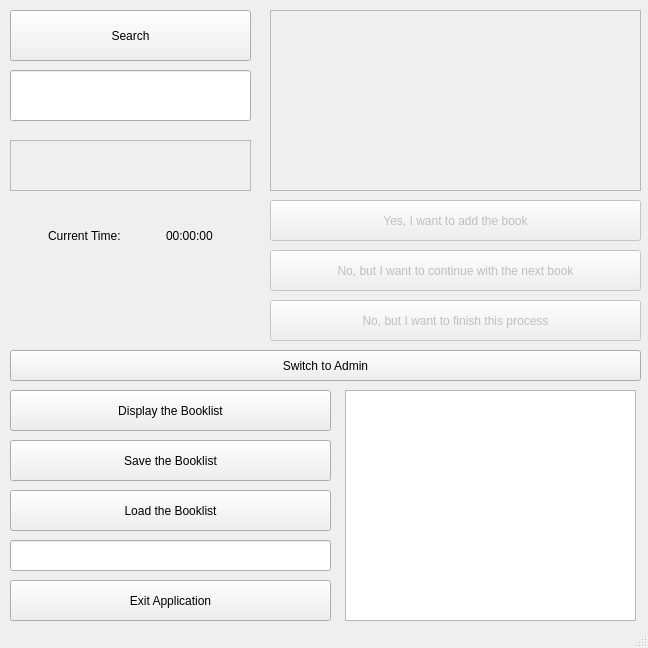
<?xml version="1.0" encoding="UTF-8"?>
<ui version="4.0">
 <class>UserWindowClass</class>
 <widget class="QMainWindow" name="UserWindowClass">
  <property name="geometry">
   <rect>
    <x>0</x>
    <y>0</y>
    <width>648</width>
    <height>648</height>
   </rect>
  </property>
  <property name="minimumSize">
   <size>
    <width>648</width>
    <height>648</height>
   </size>
  </property>
  <property name="maximumSize">
   <size>
    <width>648</width>
    <height>648</height>
   </size>
  </property>
  <property name="tabletTracking">
   <bool>true</bool>
  </property>
  <property name="windowTitle">
   <string>UserWindow</string>
  </property>
  <widget class="QWidget" name="centralwidget">
   <widget class="QPushButton" name="pushSwitchUser">
    <property name="geometry">
     <rect>
      <x>10</x>
      <y>350</y>
      <width>631</width>
      <height>31</height>
     </rect>
    </property>
    <property name="minimumSize">
     <size>
      <width>631</width>
      <height>31</height>
     </size>
    </property>
    <property name="maximumSize">
     <size>
      <width>631</width>
      <height>31</height>
     </size>
    </property>
    <property name="text">
     <string>Switch to Admin</string>
    </property>
   </widget>
   <widget class="QPushButton" name="pushSearchButton">
    <property name="geometry">
     <rect>
      <x>10</x>
      <y>10</y>
      <width>241</width>
      <height>51</height>
     </rect>
    </property>
    <property name="minimumSize">
     <size>
      <width>241</width>
      <height>51</height>
     </size>
    </property>
    <property name="maximumSize">
     <size>
      <width>241</width>
      <height>51</height>
     </size>
    </property>
    <property name="text">
     <string>Search</string>
    </property>
   </widget>
   <widget class="QTextBrowser" name="displayTextSearch">
    <property name="enabled">
     <bool>false</bool>
    </property>
    <property name="geometry">
     <rect>
      <x>270</x>
      <y>10</y>
      <width>371</width>
      <height>181</height>
     </rect>
    </property>
   </widget>
   <widget class="QLineEdit" name="searchBooksText">
    <property name="geometry">
     <rect>
      <x>10</x>
      <y>70</y>
      <width>241</width>
      <height>51</height>
     </rect>
    </property>
    <property name="minimumSize">
     <size>
      <width>241</width>
      <height>51</height>
     </size>
    </property>
    <property name="maximumSize">
     <size>
      <width>241</width>
      <height>51</height>
     </size>
    </property>
   </widget>
   <widget class="QPushButton" name="pushYesAnswer">
    <property name="enabled">
     <bool>false</bool>
    </property>
    <property name="geometry">
     <rect>
      <x>270</x>
      <y>200</y>
      <width>371</width>
      <height>41</height>
     </rect>
    </property>
    <property name="text">
     <string>Yes, I want to add the book</string>
    </property>
   </widget>
   <widget class="QPushButton" name="pushNoContinueAnswer">
    <property name="enabled">
     <bool>false</bool>
    </property>
    <property name="geometry">
     <rect>
      <x>270</x>
      <y>250</y>
      <width>371</width>
      <height>41</height>
     </rect>
    </property>
    <property name="text">
     <string>No, but I want to continue with the next book</string>
    </property>
   </widget>
   <widget class="QPushButton" name="pushNoEndAnswer">
    <property name="enabled">
     <bool>false</bool>
    </property>
    <property name="geometry">
     <rect>
      <x>270</x>
      <y>300</y>
      <width>371</width>
      <height>41</height>
     </rect>
    </property>
    <property name="text">
     <string>No, but I want to finish this process</string>
    </property>
   </widget>
   <widget class="QPushButton" name="pushDisplayButton">
    <property name="geometry">
     <rect>
      <x>10</x>
      <y>390</y>
      <width>321</width>
      <height>41</height>
     </rect>
    </property>
    <property name="minimumSize">
     <size>
      <width>321</width>
      <height>41</height>
     </size>
    </property>
    <property name="maximumSize">
     <size>
      <width>321</width>
      <height>41</height>
     </size>
    </property>
    <property name="text">
     <string>Display the Booklist</string>
    </property>
   </widget>
   <widget class="QLineEdit" name="loadNameFile">
    <property name="geometry">
     <rect>
      <x>10</x>
      <y>540</y>
      <width>321</width>
      <height>31</height>
     </rect>
    </property>
    <property name="minimumSize">
     <size>
      <width>321</width>
      <height>31</height>
     </size>
    </property>
    <property name="maximumSize">
     <size>
      <width>321</width>
      <height>31</height>
     </size>
    </property>
   </widget>
   <widget class="QPushButton" name="pushExitButton">
    <property name="geometry">
     <rect>
      <x>10</x>
      <y>580</y>
      <width>321</width>
      <height>41</height>
     </rect>
    </property>
    <property name="minimumSize">
     <size>
      <width>321</width>
      <height>41</height>
     </size>
    </property>
    <property name="maximumSize">
     <size>
      <width>321</width>
      <height>41</height>
     </size>
    </property>
    <property name="text">
     <string>Exit Application</string>
    </property>
   </widget>
   <widget class="QPushButton" name="pushLoadButton">
    <property name="geometry">
     <rect>
      <x>10</x>
      <y>490</y>
      <width>321</width>
      <height>41</height>
     </rect>
    </property>
    <property name="minimumSize">
     <size>
      <width>321</width>
      <height>41</height>
     </size>
    </property>
    <property name="maximumSize">
     <size>
      <width>321</width>
      <height>41</height>
     </size>
    </property>
    <property name="text">
     <string>Load the Booklist</string>
    </property>
   </widget>
   <widget class="QPushButton" name="pushSaveButton">
    <property name="geometry">
     <rect>
      <x>10</x>
      <y>440</y>
      <width>321</width>
      <height>41</height>
     </rect>
    </property>
    <property name="minimumSize">
     <size>
      <width>321</width>
      <height>41</height>
     </size>
    </property>
    <property name="maximumSize">
     <size>
      <width>321</width>
      <height>41</height>
     </size>
    </property>
    <property name="text">
     <string>Save the Booklist</string>
    </property>
   </widget>
   <widget class="QTextBrowser" name="textBrowserDisplay">
    <property name="geometry">
     <rect>
      <x>345</x>
      <y>390</y>
      <width>291</width>
      <height>231</height>
     </rect>
    </property>
    <property name="minimumSize">
     <size>
      <width>291</width>
      <height>231</height>
     </size>
    </property>
    <property name="maximumSize">
     <size>
      <width>291</width>
      <height>231</height>
     </size>
    </property>
    <property name="html">
     <string>&lt;!DOCTYPE HTML PUBLIC &quot;-//W3C//DTD HTML 4.0//EN&quot; &quot;http://www.w3.org/TR/REC-html40/strict.dtd&quot;&gt;
&lt;html&gt;&lt;head&gt;&lt;meta name=&quot;qrichtext&quot; content=&quot;1&quot; /&gt;&lt;style type=&quot;text/css&quot;&gt;
p, li { white-space: pre-wrap; }
&lt;/style&gt;&lt;/head&gt;&lt;body style=&quot; font-family:'MS Shell Dlg 2'; font-size:7.8pt; font-weight:400; font-style:normal;&quot;&gt;
&lt;p style=&quot;-qt-paragraph-type:empty; margin-top:0px; margin-bottom:0px; margin-left:0px; margin-right:0px; -qt-block-indent:0; text-indent:0px;&quot;&gt;&lt;br /&gt;&lt;/p&gt;&lt;/body&gt;&lt;/html&gt;</string>
    </property>
   </widget>
   <widget class="QTextBrowser" name="displayStatusSearch">
    <property name="enabled">
     <bool>false</bool>
    </property>
    <property name="geometry">
     <rect>
      <x>10</x>
      <y>140</y>
      <width>241</width>
      <height>51</height>
     </rect>
    </property>
   </widget>
   <widget class="QWidget" name="layoutWidget">
    <property name="geometry">
     <rect>
      <x>10</x>
      <y>200</y>
      <width>241</width>
      <height>71</height>
     </rect>
    </property>
    <layout class="QHBoxLayout" name="horizontalLayout">
     <item>
      <spacer name="horizontalSpacer">
       <property name="orientation">
        <enum>Qt::Horizontal</enum>
       </property>
       <property name="sizeHint" stdset="0">
        <size>
         <width>40</width>
         <height>20</height>
        </size>
       </property>
      </spacer>
     </item>
     <item>
      <widget class="QLabel" name="label">
       <property name="text">
        <string>Current Time:</string>
       </property>
      </widget>
     </item>
     <item>
      <spacer name="horizontalSpacer_3">
       <property name="orientation">
        <enum>Qt::Horizontal</enum>
       </property>
       <property name="sizeHint" stdset="0">
        <size>
         <width>40</width>
         <height>20</height>
        </size>
       </property>
      </spacer>
     </item>
     <item>
      <widget class="QLabel" name="lbl_time">
       <property name="text">
        <string>00:00:00</string>
       </property>
      </widget>
     </item>
     <item>
      <spacer name="horizontalSpacer_2">
       <property name="orientation">
        <enum>Qt::Horizontal</enum>
       </property>
       <property name="sizeHint" stdset="0">
        <size>
         <width>40</width>
         <height>20</height>
        </size>
       </property>
      </spacer>
     </item>
    </layout>
   </widget>
  </widget>
  <widget class="QStatusBar" name="statusbar"/>
 </widget>
 <resources/>
 <connections/>
</ui>
